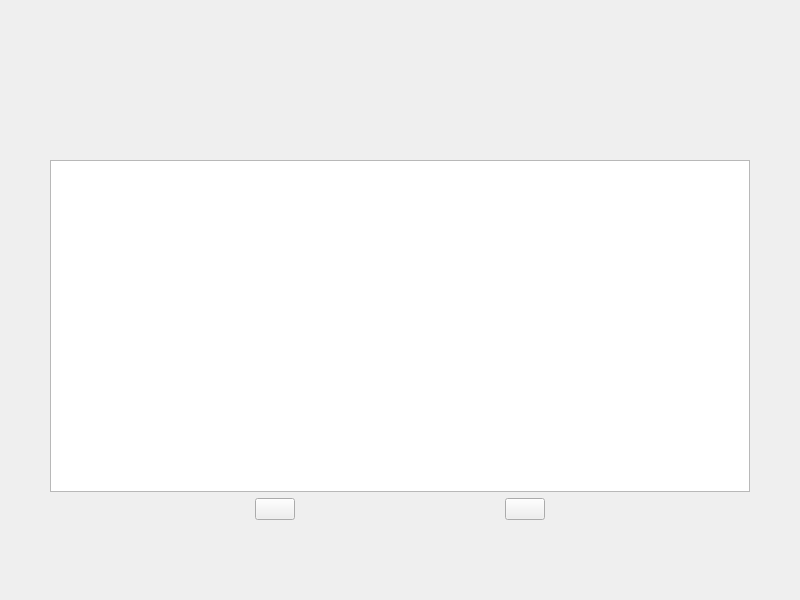
<?xml version="1.0" encoding="UTF-8"?>
<ui version="4.0">
 <class>detainpage</class>
 <widget class="QWidget" name="detainpage">
  <property name="geometry">
   <rect>
    <x>0</x>
    <y>0</y>
    <width>800</width>
    <height>600</height>
   </rect>
  </property>
  <property name="windowTitle">
   <string>Form</string>
  </property>
  <layout class="QVBoxLayout" name="verticalLayout">
   <property name="leftMargin">
    <number>50</number>
   </property>
   <property name="topMargin">
    <number>160</number>
   </property>
   <property name="rightMargin">
    <number>50</number>
   </property>
   <property name="bottomMargin">
    <number>80</number>
   </property>
   <item>
    <widget class="QTableView" name="tableView"/>
   </item>
   <item>
    <layout class="QHBoxLayout" name="horizontalLayout">
     <item>
      <spacer name="horizontalSpacer">
       <property name="orientation">
        <enum>Qt::Horizontal</enum>
       </property>
       <property name="sizeHint" stdset="0">
        <size>
         <width>40</width>
         <height>20</height>
        </size>
       </property>
      </spacer>
     </item>
     <item>
      <widget class="QPushButton" name="openBtn">
       <property name="text">
        <string/>
       </property>
      </widget>
     </item>
     <item>
      <spacer name="horizontalSpacer_2">
       <property name="orientation">
        <enum>Qt::Horizontal</enum>
       </property>
       <property name="sizeHint" stdset="0">
        <size>
         <width>40</width>
         <height>20</height>
        </size>
       </property>
      </spacer>
     </item>
     <item>
      <widget class="QPushButton" name="quitBtn">
       <property name="text">
        <string/>
       </property>
      </widget>
     </item>
     <item>
      <spacer name="horizontalSpacer_3">
       <property name="orientation">
        <enum>Qt::Horizontal</enum>
       </property>
       <property name="sizeHint" stdset="0">
        <size>
         <width>40</width>
         <height>20</height>
        </size>
       </property>
      </spacer>
     </item>
    </layout>
   </item>
  </layout>
 </widget>
 <resources/>
 <connections/>
</ui>
